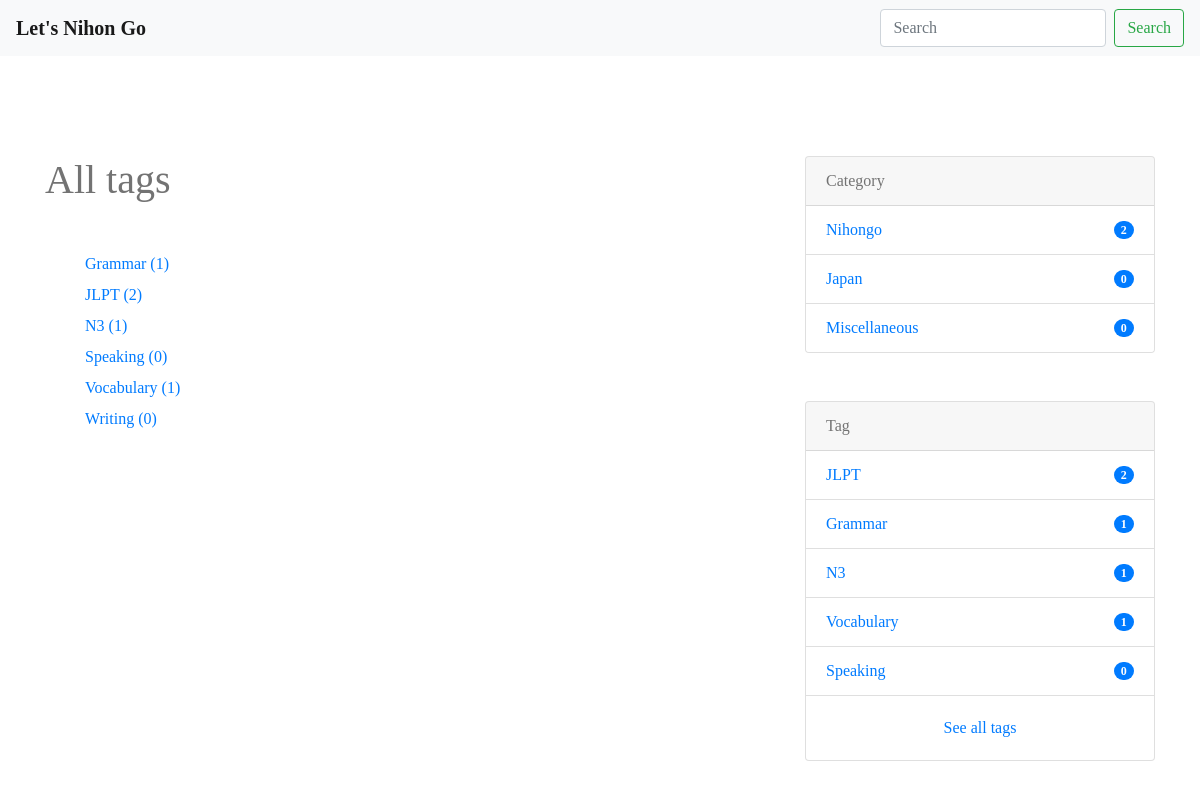
Page /tags/ on the earlier database version.
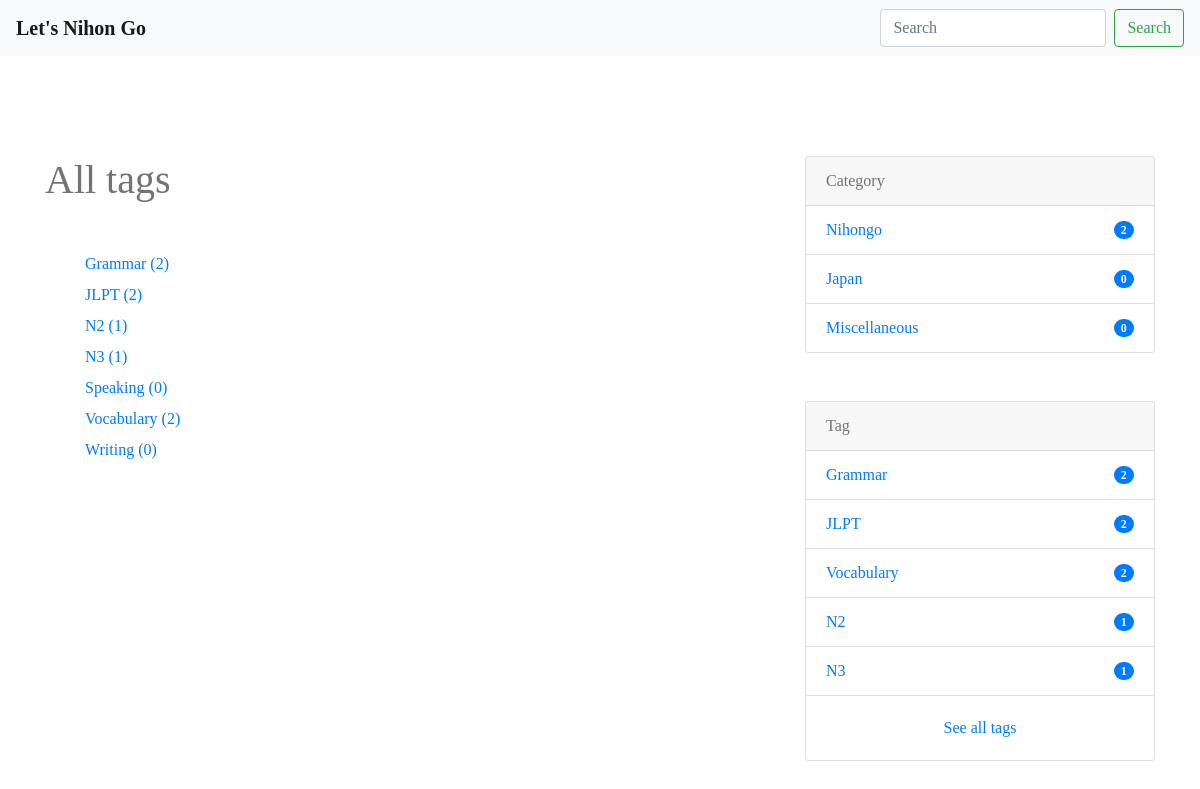
Same page on the later database version.
### blog/models.py (models this page shows, shortened)
class Tag(models.Model):
    name = models.CharField(max_length=255)
    slug = models.SlugField(unique=True)
    timestamp = models.DateTimeField(auto_now_add=True)

class Category(models.Model):
    name = models.CharField(max_length=255)
    slug = models.SlugField(unique=True)
    timestamp = models.DateTimeField(auto_now_add=True)

### blog/views.py (the view)
# urls.py: path('tags/', TagListView.as_view(), name='tag_list'),
class TagListView(ListView):
    queryset = Tag.objects.annotate(num_posts=Count(
        'post', filter=Q(post__is_public=True)))

### nihongo/context_processors.py (called while the page is built)
def common(request):
    context = {
        'categories': Category.objects.annotate(
            num_posts=Count('post', filter=Q(post__is_public=True))),
        'tags': Tag.objects.annotate(
            num_posts=Count('post', filter=Q(post__is_public=True))),
    }
    return context

### blog/templates/blog/tag_list.html
{% extends "base.html" %}
{% load static %}
{% block content %}
<link rel="stylesheet" href="{% static 'blog/css/blog.css' %}">
<div class="container">
  <div class="row">
    <main class="col-md-8">
      <h1 class="mb-5">All tags</h1>
      <ul>
        {% for tag in object_list %}
        <li style="list-style:none; margin-bottom:7px;"><a href="{% url 'blog:tag_post' tag.slug %}">{{ tag.name }} ({{ tag.num_posts }})</a></li>
        {% empty %}
        <li>タグはありません。</li>
        {% endfor %}
      </ul>
    </main>
    <aside class="col-md-4">
      {% include "blog/snippets/sidebar.html" %}
    </aside>
  </div>
</div>
{% endblock %}

### blog/templates/blog/snippets/sidebar.html
{% load static %}
<link rel="stylesheet" href="{% static 'blog/css/blog.css' %}">
<div class="card mb-5">
  <div class="card-header">
    Category
  </div>
  <ul class="list-group list-group-flush">
    {% for category in categories|dictsort:"id" %}
    <li class="list-group-item d-flex justify-content-between align-items-center">
      <a href="{% url 'blog:category_post' category.slug %}" class="card-link">{{ category.name }}</a>
      <span class="badge badge-primary badge-pill">{{ category.num_posts }}</span>
    </li>
    {% endfor %}
  </ul>
</div>
<div class="card mb-5 mt-5">
  <div class="card-header">
    Tag
  </div>
  <ul class="list-group list-group-flush">
    {% for tag in tags|dictsortreversed:"num_posts"|slice:":5" %}
    <li class="list-group-item d-flex justify-content-between align-items-center">
      <a href="{% url 'blog:tag_post' tag.slug %}" class="card-link">{{ tag.name }}</a>
      <span class="badge badge-primary badge-pill">{{ tag.num_posts }}</span>
    </li>
    {% endfor %}
  </ul>
  <div class="card-body text-center">
    <a href="{% url 'blog:tag_list' %}" class="card-link">See all tags</a>
  </div>
</div>

Differences in the rows shown:
no longer on one of the page's lists (row unchanged): Tag: name "Speaking", num_posts "0"
shown differently, row unchanged: Tag "Grammar": num_posts "1" → "2"; moves up the list
added Tag: name "N2", num_posts "1"
shown differently, row unchanged: Tag "Vocabulary": num_posts "1" → "2"; moves up the list
